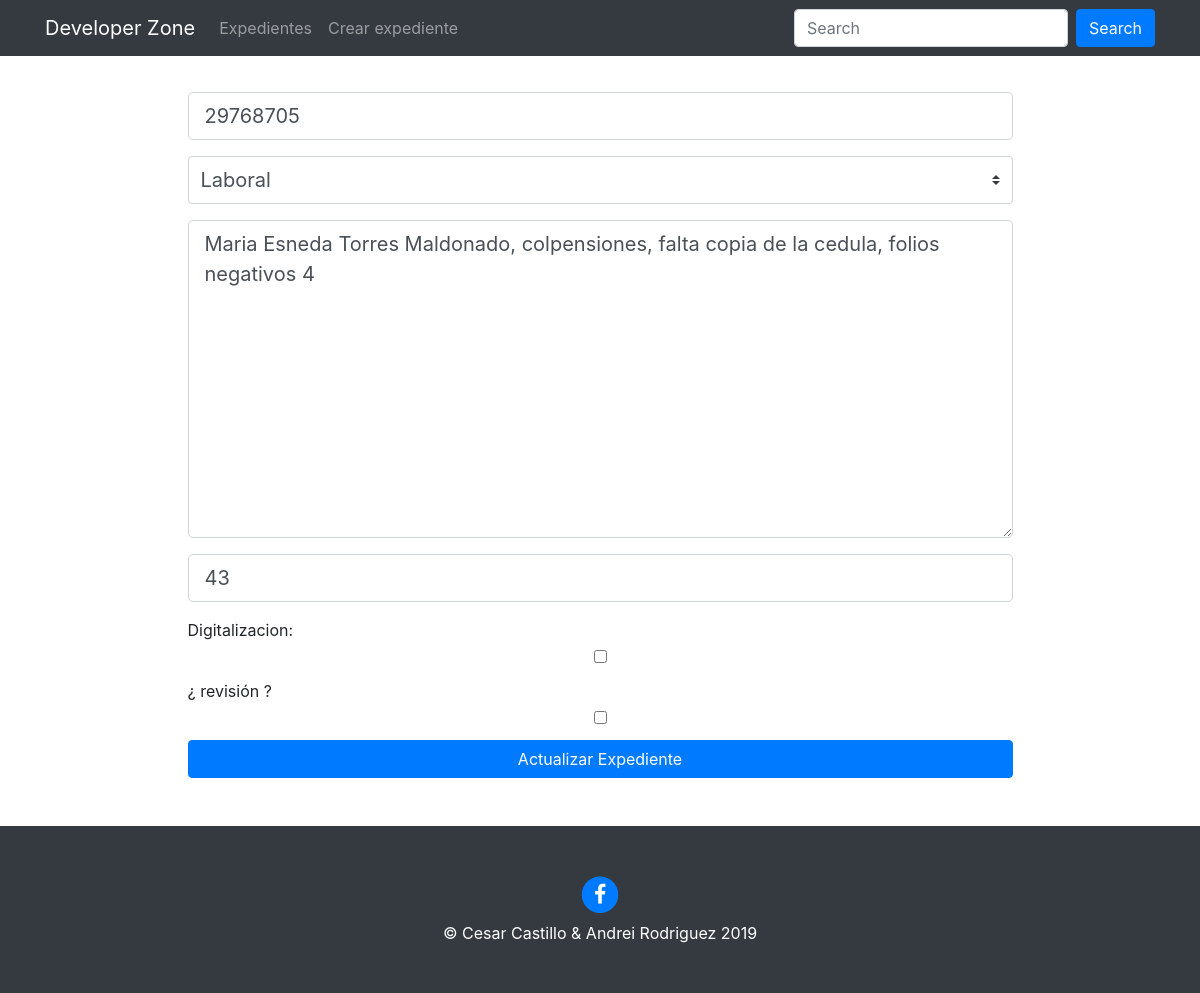
/update/463/ (signed in), run on the app's committed database.
### registro/models.py (models this page shows, shortened)
class Expediente(models.Model):
    user = models.ForeignKey(User, on_delete=models.CASCADE)
    codigo = models.CharField(max_length=255, verbose_name="Codigo expediente")
    COMERCIAL = 'COMERCIAL'
    LABORAL = 'LABORAL'
    PENAL = 'PENAL'
    CIVIL = 'CIVIL'
    ADMINISTRATIVO = 'ADMINISTRATIVO'
    CONSTITUCIONAL = 'CONSTITUCIONAL'
    TIPO_PROCESO = (
        (COMERCIAL, 'Comercial'),
        (LABORAL, 'Laboral'),
        (PENAL, 'Penal'),
        (CIVIL, 'Civil'),
        (ADMINISTRATIVO, 'Administrativo'),
        (CONSTITUCIONAL, 'Constitucional')
    )
    tipo = models.CharField(max_length=50, verbose_name="Tipo Expediente", choices=TIPO_PROCESO, default=LABORAL)
    descripcion = models.TextField(verbose_name="Descripcion", default="modificar")
    numero_folio = models.SmallIntegerField(verbose_name="Numero de folios", default=0)
    estado = models.BooleanField(verbose_name="Estado", blank=True, null=True)
    flag = models.BooleanField(verbose_name="Revision", blank=True, null=True)
    created = models.DateTimeField(auto_now_add=True, verbose_name="Fecha de creación")
    updated = models.DateTimeField(auto_now=True, verbose_name="Fecha de edición")
    class Meta:
        verbose_name = "Registro"
        verbose_name_plural = "Registros"
        ordering = ['codigo', 'created', 'updated']

### registro/views.py (the view, shortened to what this page needs)
# urls.py: path('update/<int:pk>/', RegistroUpdate.as_view(), name='update'),
@method_decorator(staff_member_required, name='dispatch')
class RegistroUpdate(UpdateView):
    model = Expediente
    form_class = ExpedienteUpdateForm
    template_name_suffix = '_update_form'

### registro/forms.py
class ExpedienteUpdateForm(forms.ModelForm):
    class Meta:
        model = Expediente
        fields = ['codigo', 'tipo', 'descripcion', 'numero_folio', 'estado', 'flag']
        widgets = {
            'codigo': forms.TextInput(attrs={'class': 'form-control form-control-lg', 'placeholder': 'Codigo'}),
            'tipo': forms.Select(attrs={'class': 'custom-select mr-sm-2 form-control-lg'}),
            'descripcion': forms.Textarea(attrs={'class': 'form-control form-control-lg'}),
            'numero_folio': forms.NumberInput(attrs={'class': 'form-control form-control-lg'}),
            'estado': forms.CheckboxInput(attrs={'class': 'form-control form-control-lg custom-checkbox'}),
            'flag': forms.CheckboxInput(attrs={'class': 'form-control form-control-lg custom-checkbox'})
        }
        labels = {
            'codigo': '', 'tipo': '', 'descripcion': '','numero_folio': '', 'user': '', 'estado': 'Digitalizacion',
            'flag': '¿ revisión ?'
        }

### registro/templates/registro/expediente_update_form.html (shortened to what this page needs)
{% extends 'core/base.html' %}
{% load static %}
{% block content %}
<main role="main">
  <div class="container">
    <div class="row mt-3 mb-5">
      <div class="col-md-9 mx-auto">
        <div>
            <form action="" method="post">{% csrf_token %}
              {{ form.as_p }}
              <div class="text-center">
                <input type="submit" class="btn btn-primary btn-block" value="Actualizar Expediente" />
              </div>
            </form>
        </div>
      </div>
    </div>
  </div>
</main>
{% endblock %}

### core/static/core/css/main.css (style rules this page uses)
main { padding-top: 20px; }
:root { --jumbotron-padding-y: 3rem; }

### data on the page
Expediente: codigo "29768705", tipo "Laboral", descripcion "Maria Esneda Torres Maldonado, colpensiones, falta copia de la cedula, folios negativos 4", numero_folio "43"
